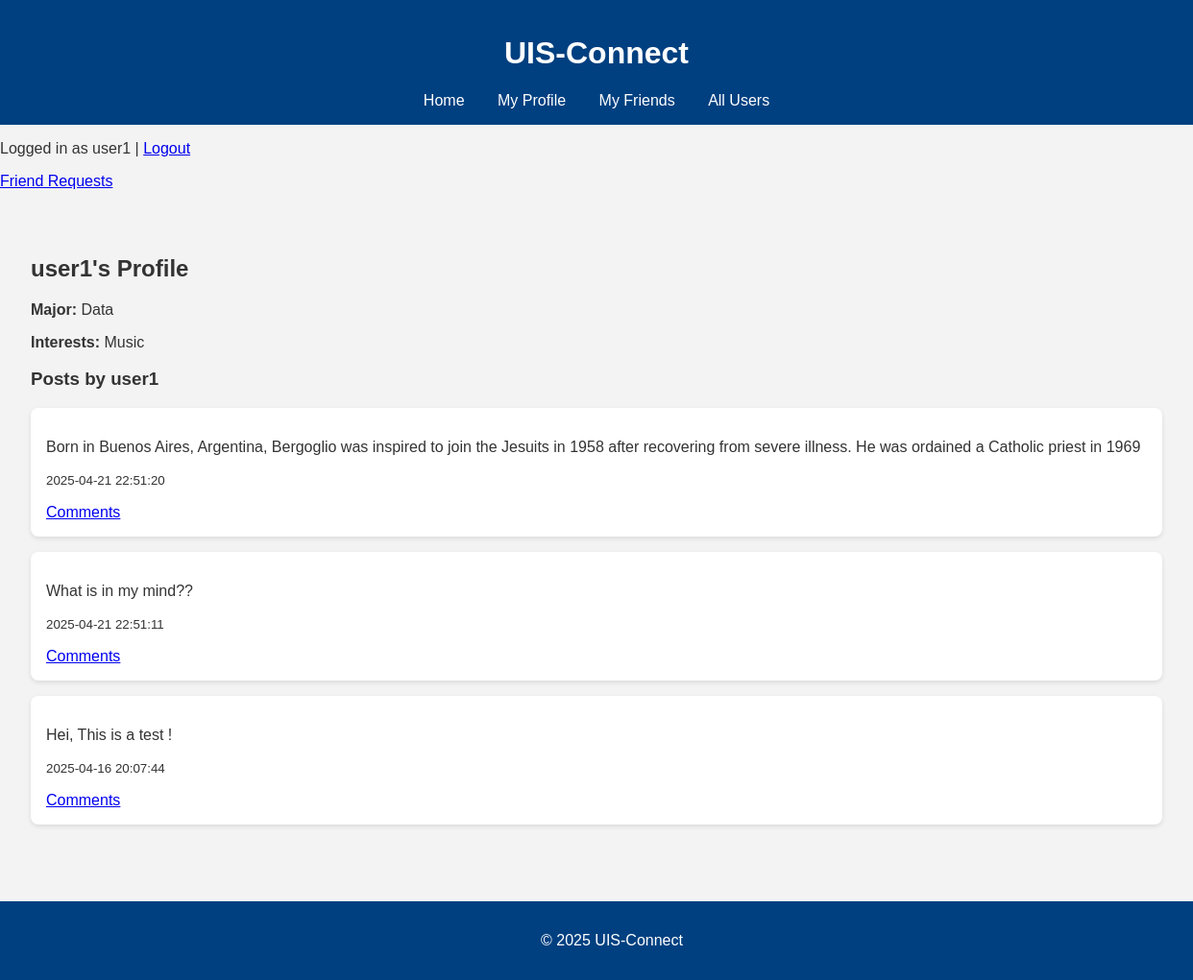
The page /profile (signed in) on the database its author committed.
### tables this page shows
CREATE TABLE users (
    id INTEGER PRIMARY KEY AUTOINCREMENT,
    username TEXT NOT NULL,
    major TEXT,
    interests TEXT
, study_level TEXT CHECK (study_level IN ('Bachelor', 'Master', 'PhD')), campus TEXT CHECK (campus IN ('Ullandhaug', 'Bjergsted', 'Arkeologisk museum')), student_number TEXT);

CREATE TABLE posts (
    id INTEGER PRIMARY KEY AUTOINCREMENT,
    user_id INTEGER,
    content TEXT,
    timestamp TEXT,
    FOREIGN KEY(user_id) REFERENCES users(id)
);

### app.py (the view)
@app.route('/profile')
def profile():
    user_id = session.get('user_id')
    if not user_id:
        flash("You have to register or login to be able to see your profile.", "error")
        return redirect(url_for('login'))
    user, user_posts = get_user_profile(user_id)
    if not user:
        flash("Profile not found.", "error")
        return redirect(url_for('index'))
    return render_template('profile.html', user=user, user_posts=user_posts)

### db_utils.py (called while the page is built)
def get_db_connection():
    conn = sqlite3.connect(DATABASE)
    conn.row_factory = sqlite3.Row
    return conn

def get_user_profile(user_id):
    conn = get_db_connection()
    user = conn.execute("SELECT * FROM users WHERE id = ?", (user_id,)).fetchone()
    posts = conn.execute("SELECT * FROM posts WHERE user_id = ? ORDER BY timestamp DESC", (user_id,)).fetchall()
    conn.close()
    return user, posts

### templates/profile.html (shortened to what this page needs)
{% extends "base.html" %}
{% block content %}
    <h2>{{ user.username }}'s Profile</h2>
    <p><strong>Major:</strong> {{ user.major }}</p>
    <p><strong>Interests:</strong> {{ user.interests }}</p>
    <h3>Posts by {{ user.username }}</h3>
    {% for post in user_posts %}
        <div class="post">
            <p>{{ post.content }}</p>
            <p><small>{{ post.timestamp }}</small></p>
            <a href="{{ url_for('post', post_id=post.id) }}">Comments</a>
        </div>
    {% else %}
        <p>No posts yet.</p>
    {% endfor %}
{% endblock %}

### templates/base.html (shortened to what this page needs)
<!DOCTYPE html>
<html lang="en">
<head>
    <link rel="stylesheet" href="{{ url_for('static', filename='style.css') }}">
</head>
<body>
    <header>
        <h1>UIS-Connect</h1>
        <nav>
            <a href="{{ url_for('index') }}">Home</a>
            <a href="{{ url_for('profile') }}">My Profile</a>
            <a href="{{ url_for('my_friends') }}">My Friends</a>
            <a href="{{ url_for('users') }}">All Users</a>
        </nav>
    </header>
    {% if session.get('username') %}
        <p>Logged in as {{ session.username }} | <a href="{{ url_for('logout') }}">Logout</a></p>
        <p><a href="{{ url_for('friend_requests') }}">Friend Requests</a></p>
    {% else %}
        <p><a href="{{ url_for('login') }}">Login</a> | <a href="{{ url_for('register') }}">Register</a></p>
    {% endif %}
    <main>
        {% block content %}{% endblock %}
    </main>
    <footer>
        <p>&copy; 2025 UIS-Connect</p>
    </footer>
</body>
</html>

### static/style.css (style rules this page uses)
body { font-family: Arial, sans-serif; margin: 0; padding: 0; background-color: #f3f3f3; color: #333; }
header { background-color: #004080; color: white; padding: 1rem; text-align: center; }
nav a { color: white; margin: 0 15px; text-decoration: none; }
main { padding: 2rem; }
.post, .comment { background-color: white; border-radius: 8px; padding: 1rem; margin-bottom: 1rem; box-shadow: 0 2px 5px rgba(0,0,0,0.1); }
footer { background-color: #004080; color: white; text-align: center; padding: 1rem; margin-top: 2rem; position: relative; bottom: 0; width: 100%; }

### rows shown on the page
users: username "user1", major "Data", interests "Music"
posts: content "Born in Buenos Aires, Argentina, Bergoglio was inspired to join the Jesuits in 1958 after recovering from severe illness. He was ordained a Catholic priest in 1969", timestamp "2025-04-21 22:51:20"
posts: content "What is in my mind??", timestamp "2025-04-21 22:51:11"
posts: content "Hei, This is a test !", timestamp "2025-04-16 20:07:44"
